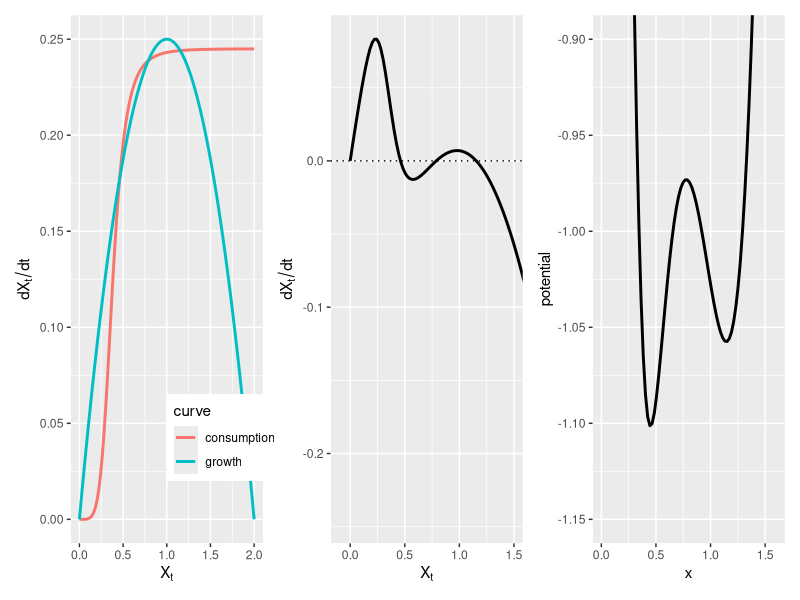
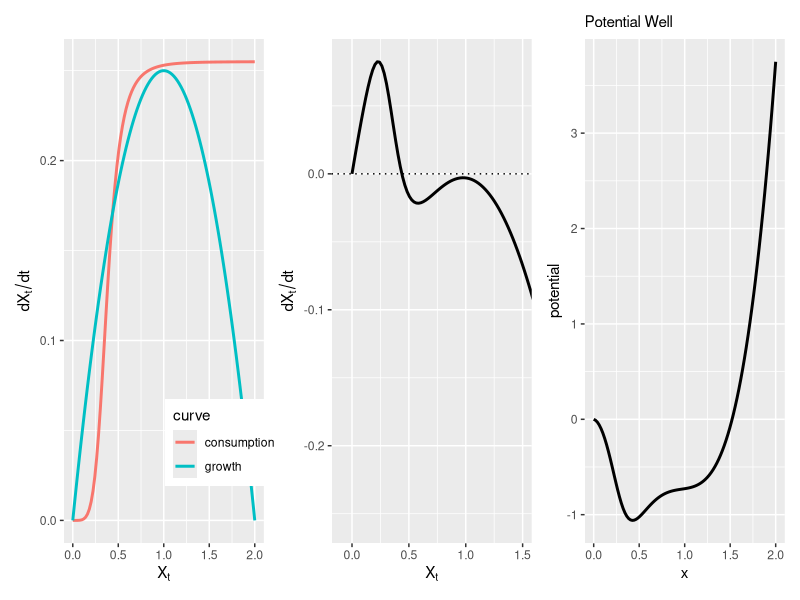

Reproduce these figures in R, in order.
## ---- chunk 1
knitr::opts_chunk$set(message=FALSE, warning=FALSE, echo=FALSE, fig.height = 3)
## ---- chunk 2
library(tidyverse)
# install_github("thomasp85/patchwork")
library(patchwork)
## ---- chunk 3
p <- list(r = .5, K = 2, Q = 5, H = .38, sigma = .04, a = 0.245)


theory <- 
  tibble(x= seq(0,2, length.out = 100)) %>%
  # Growth and consumption parts separately
  mutate(growth = x * p$r * (1 - x / p$K), 
         consumption = p$a * x ^ p$Q / (x^p$Q + p$H^p$Q)) %>%
  ## 
  mutate(x_dot = growth - consumption) %>%
  ## "Potential" is the negative integral
  mutate(potential = - cumsum(growth - consumption)) 

## ---- chunk 4
p1 <- theory %>% select(x, growth, consumption) %>%
  gather(curve, y, -x) %>%
  ggplot(aes(x, y, col=curve)) +
  geom_line(lwd=1) +
  labs(y = bquote(dX[t]/dt), x = bquote(X[t])) +
  theme(legend.position = c(0.8, 0.2))
## ---- chunk 5
p2 <- theory %>% select(x, y = x_dot) %>%
  ggplot(aes(x, y)) +
  geom_line(lwd=1) + 
  coord_cartesian(xlim=c(-.1, 1.5)) + 
  geom_hline(yintercept=0, lty=3) + 
  labs(y = bquote(dX[t]/dt), x = bquote(X[t]))
## ---- chunk 6
p3 <- theory %>%
  ggplot(aes(x, potential)) + 
  geom_line(lwd=1) + 
  coord_cartesian(xlim=c(0,1.6), ylim=c(-1.15,-0.9))
## ---- chunk 7
p1 + p2 + p3
## ---- chunk 8
p <- list(r = .5, K = 2, Q = 5, H = .38, sigma = .04, a = 0.255)


theory <- 
  tibble(x= seq(0,2, length.out = 100)) %>%
  # Growth and consumption parts separately
  mutate(growth = x * p$r * (1 - x / p$K), 
         consumption = p$a * x ^ p$Q / (x^p$Q + p$H^p$Q)) %>%
  ## 
  mutate(x_dot = growth - consumption) %>%
  ## "Potential" is the negative integral
  mutate(potential = - cumsum(growth - consumption)) 

## ---- chunk 9
p1 <- theory %>% select(x, growth, consumption) %>%
  gather(curve, y, -x) %>%
  ggplot(aes(x, y, col=curve)) +
  geom_line(lwd=1) +
  labs(y = bquote(dX[t]/dt), x = bquote(X[t]))+
  theme(legend.position = c(0.8, 0.2))
## ---- chunk 10
p2 <- theory %>% select(x, y = x_dot) %>%
  ggplot(aes(x, y)) +
  geom_line(lwd=1) + 
  coord_cartesian(xlim=c(-.1, 1.5)) + 
  geom_hline(yintercept=0, lty=3) + 
  labs(y = bquote(dX[t]/dt), x = bquote(X[t]))
## ---- chunk 11
p3 <- theory %>%
  ggplot(aes(x, potential)) + 
  geom_line(lwd=1) + labs(subtitle = "Potential Well")
## ---- chunk 12
p1 + p2 + p3
